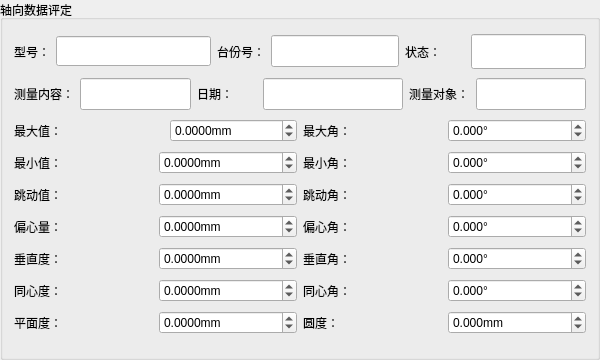
             <widget class="QGroupBox" name="groupBox_axialEvaluate">
              <property name="sizePolicy">
               <sizepolicy hsizetype="Preferred" vsizetype="Preferred">
                <horstretch>0</horstretch>
                <verstretch>0</verstretch>
               </sizepolicy>
              </property>
              <property name="minimumSize">
               <size>
                <width>600</width>
                <height>360</height>
               </size>
              </property>
              <property name="maximumSize">
               <size>
                <width>16777215</width>
                <height>400</height>
               </size>
              </property>
              <property name="title">
               <string>轴向数据评定</string>
              </property>
              <layout class="QGridLayout" name="gridLayout_23">
               <item row="4" column="0">
                <layout class="QHBoxLayout" name="horizontalLayout_88">
                 <item>
                  <widget class="QLabel" name="label_88">
                   <property name="text">
                    <string>跳动值：</string>
                   </property>
                  </widget>
                 </item>
                 <item>
                  <widget class="QDoubleSpinBox" name="axialEvaluateBeatValue">
                   <property name="suffix">
                    <string>mm</string>
                   </property>
                   <property name="decimals">
                    <number>4</number>
                   </property>
                   <property name="minimum">
                    <double>-999.000000000000000</double>
                   </property>
                   <property name="maximum">
                    <double>9999.000000000000000</double>
                   </property>
                  </widget>
                 </item>
                </layout>
               </item>
               <item row="9" column="1">
                <layout class="QHBoxLayout" name="horizontalLayout_97">
                 <item>
                  <widget class="QLabel" name="label_97">
                   <property name="text">
                    <string>圆度：</string>
                   </property>
                  </widget>
                 </item>
                 <item>
                  <widget class="QDoubleSpinBox" name="axialRoundness">
                   <property name="suffix">
                    <string>mm</string>
                   </property>
                   <property name="decimals">
                    <number>3</number>
                   </property>
                   <property name="minimum">
                    <double>-999.000000000000000</double>
                   </property>
                   <property name="maximum">
                    <double>9999.000000000000000</double>
                   </property>
                  </widget>
                 </item>
                </layout>
               </item>
               <item row="0" column="0" colspan="2">
                <layout class="QHBoxLayout" name="horizontalLayout_104">
                 <item>
                  <layout class="QHBoxLayout" name="horizontalLayout_78">
                   <item>
                    <widget class="QLabel" name="label_78">
                     <property name="minimumSize">
                      <size>
                       <width>0</width>
                       <height>30</height>
                      </size>
                     </property>
                     <property name="maximumSize">
                      <size>
                       <width>65</width>
                       <height>16777215</height>
                      </size>
                     </property>
                     <property name="text">
                      <string>型号：</string>
                     </property>
                    </widget>
                   </item>
                   <item>
                    <widget class="QLineEdit" name="axialTypeNum">
                     <property name="minimumSize">
                      <size>
                       <width>155</width>
                       <height>30</height>
                      </size>
                     </property>
                     <property name="maximumSize">
                      <size>
                       <width>16777215</width>
                       <height>16777215</height>
                      </size>
                     </property>
                    </widget>
                   </item>
                  </layout>
                 </item>
                 <item>
                  <layout class="QHBoxLayout" name="horizontalLayout_79">
                   <item>
                    <widget class="QLabel" name="label_79">
                     <property name="maximumSize">
                      <size>
                       <width>80</width>
                       <height>16777215</height>
                      </size>
                     </property>
                     <property name="text">
                      <string>台份号：</string>
                     </property>
                    </widget>
                   </item>
                   <item>
                    <widget class="QLineEdit" name="axialUnitNum">
                     <property name="minimumSize">
                      <size>
                       <width>100</width>
                       <height>32</height>
                      </size>
                     </property>
                     <property name="maximumSize">
                      <size>
                       <width>16777215</width>
                       <height>16777215</height>
                      </size>
                     </property>
                    </widget>
                   </item>
                  </layout>
                 </item>
                 <item>
                  <layout class="QHBoxLayout" name="horizontalLayout_80">
                   <item>
                    <widget class="QLabel" name="label_80">
                     <property name="minimumSize">
                      <size>
                       <width>60</width>
                       <height>0</height>
                      </size>
                     </property>
                     <property name="maximumSize">
                      <size>
                       <width>80</width>
                       <height>16777215</height>
                      </size>
                     </property>
                     <property name="text">
                      <string>状态：</string>
                     </property>
                    </widget>
                   </item>
                   <item>
                    <widget class="QLineEdit" name="axialStatus">
                     <property name="minimumSize">
                      <size>
                       <width>80</width>
                       <height>32</height>
                      </size>
                     </property>
                     <property name="maximumSize">
                      <size>
                       <width>16777215</width>
                       <height>35</height>
                      </size>
                     </property>
                    </widget>
                   </item>
                  </layout>
                 </item>
                </layout>
               </item>
               <item row="3" column="0">
                <layout class="QHBoxLayout" name="horizontalLayout_86">
                 <item>
                  <widget class="QLabel" name="label_86">
                   <property name="text">
                    <string>最小值：</string>
                   </property>
                  </widget>
                 </item>
                 <item>
                  <widget class="QDoubleSpinBox" name="axialEvaluateMinValue">
                   <property name="suffix">
                    <string>mm</string>
                   </property>
                   <property name="decimals">
                    <number>4</number>
                   </property>
                   <property name="minimum">
                    <double>-999.000000000000000</double>
                   </property>
                   <property name="maximum">
                    <double>9999.000000000000000</double>
                   </property>
                  </widget>
                 </item>
                </layout>
               </item>
               <item row="2" column="0">
                <layout class="QHBoxLayout" name="horizontalLayout_84">
                 <item>
                  <widget class="QLabel" name="label_84">
                   <property name="minimumSize">
                    <size>
                     <width>150</width>
                     <height>0</height>
                    </size>
                   </property>
                   <property name="text">
                    <string>最大值：</string>
                   </property>
                  </widget>
                 </item>
                 <item>
                  <widget class="QDoubleSpinBox" name="axialEvaluateMaxValue">
                   <property name="minimumSize">
                    <size>
                     <width>0</width>
                     <height>0</height>
                    </size>
                   </property>
                   <property name="maximumSize">
                    <size>
                     <width>16777215</width>
                     <height>16777215</height>
                    </size>
                   </property>
                   <property name="suffix">
                    <string>mm</string>
                   </property>
                   <property name="decimals">
                    <number>4</number>
                   </property>
                   <property name="minimum">
                    <double>-999.000000000000000</double>
                   </property>
                   <property name="maximum">
                    <double>9999.000000000000000</double>
                   </property>
                  </widget>
                 </item>
                </layout>
               </item>
               <item row="7" column="1">
                <layout class="QHBoxLayout" name="horizontalLayout_93">
                 <item>
                  <widget class="QLabel" name="label_93">
                   <property name="text">
                    <string>同心角：</string>
                   </property>
                  </widget>
                 </item>
                 <item>
                  <widget class="QDoubleSpinBox" name="axialConcentricAngle">
                   <property name="suffix">
                    <string>°</string>
                   </property>
                   <property name="decimals">
                    <number>3</number>
                   </property>
                   <property name="minimum">
                    <double>-999.000000000000000</double>
                   </property>
                   <property name="maximum">
                    <double>9999.000000000000000</double>
                   </property>
                  </widget>
                 </item>
                </layout>
               </item>
               <item row="5" column="0">
                <layout class="QHBoxLayout" name="horizontalLayout_94">
                 <item>
                  <widget class="QLabel" name="label_94">
                   <property name="text">
                    <string>偏心量：</string>
                   </property>
                  </widget>
                 </item>
                 <item>
                  <widget class="QDoubleSpinBox" name="axialEccentricity">
                   <property name="suffix">
                    <string>mm</string>
                   </property>
                   <property name="decimals">
                    <number>4</number>
                   </property>
                   <property name="minimum">
                    <double>-999.000000000000000</double>
                   </property>
                   <property name="maximum">
                    <double>9999.000000000000000</double>
                   </property>
                  </widget>
                 </item>
                </layout>
               </item>
               <item row="1" column="0" colspan="2">
                <layout class="QHBoxLayout" name="horizontalLayout_105">
                 <item>
                  <layout class="QHBoxLayout" name="horizontalLayout_81">
                   <item>
                    <widget class="QLabel" name="label_81">
                     <property name="minimumSize">
                      <size>
                       <width>0</width>
                       <height>30</height>
                      </size>
                     </property>
                     <property name="maximumSize">
                      <size>
                       <width>100</width>
                       <height>16777215</height>
                      </size>
                     </property>
                     <property name="text">
                      <string>测量内容：</string>
                     </property>
                    </widget>
                   </item>
                   <item>
                    <widget class="QLineEdit" name="axialDetectContent">
                     <property name="minimumSize">
                      <size>
                       <width>0</width>
                       <height>32</height>
                      </size>
                     </property>
                    </widget>
                   </item>
                  </layout>
                 </item>
                 <item>
                  <layout class="QHBoxLayout" name="horizontalLayout_82">
                   <item>
                    <widget class="QLabel" name="label_82">
                     <property name="minimumSize">
                      <size>
                       <width>60</width>
                       <height>0</height>
                      </size>
                     </property>
                     <property name="text">
                      <string>日期：</string>
                     </property>
                    </widget>
                   </item>
                   <item>
                    <widget class="QLineEdit" name="axialDate">
                     <property name="minimumSize">
                      <size>
                       <width>140</width>
                       <height>32</height>
                      </size>
                     </property>
                    </widget>
                   </item>
                  </layout>
                 </item>
                 <item>
                  <layout class="QHBoxLayout" name="horizontalLayout_83">
                   <item>
                    <widget class="QLabel" name="label_83">
                     <property name="maximumSize">
                      <size>
                       <width>210</width>
                       <height>16777215</height>
                      </size>
                     </property>
                     <property name="text">
                      <string>测量对象：</string>
                     </property>
                    </widget>
                   </item>
                   <item>
                    <widget class="QLineEdit" name="axialDetectObj">
                     <property name="minimumSize">
                      <size>
                       <width>110</width>
                       <height>32</height>
                      </size>
                     </property>
                     <property name="maximumSize">
                      <size>
                       <width>60</width>
                       <height>16777215</height>
                      </size>
                     </property>
                    </widget>
                   </item>
                  </layout>
                 </item>
                </layout>
               </item>
               <item row="9" column="0">
                <layout class="QHBoxLayout" name="horizontalLayout_96">
                 <item>
                  <widget class="QLabel" name="label_96">
                   <property name="text">
                    <string>平面度：</string>
                   </property>
                  </widget>
                 </item>
                 <item>
                  <widget class="QDoubleSpinBox" name="axialFlatness">
                   <property name="suffix">
                    <string>mm</string>
                   </property>
                   <property name="decimals">
                    <number>4</number>
                   </property>
                   <property name="minimum">
                    <double>-999.000000000000000</double>
                   </property>
                   <property name="maximum">
                    <double>9999.000000000000000</double>
                   </property>
                  </widget>
                 </item>
                </layout>
               </item>
               <item row="5" column="1">
                <layout class="QHBoxLayout" name="horizontalLayout_95">
                 <item>
                  <widget class="QLabel" name="label_95">
                   <property name="text">
                    <string>偏心角：</string>
                   </property>
                  </widget>
                 </item>
                 <item>
                  <widget class="QDoubleSpinBox" name="axialEccentricAngle">
                   <property name="suffix">
                    <string>°</string>
                   </property>
                   <property name="decimals">
                    <number>3</number>
                   </property>
                   <property name="minimum">
                    <double>-999.000000000000000</double>
                   </property>
                   <property name="maximum">
                    <double>9999.000000000000000</double>
                   </property>
                  </widget>
                 </item>
                </layout>
               </item>
               <item row="2" column="1">
                <layout class="QHBoxLayout" name="horizontalLayout_85">
                 <item>
                  <widget class="QLabel" name="label_85">
                   <property name="minimumSize">
                    <size>
                     <width>0</width>
                     <height>0</height>
                    </size>
                   </property>
                   <property name="maximumSize">
                    <size>
                     <width>16777215</width>
                     <height>16777215</height>
                    </size>
                   </property>
                   <property name="text">
                    <string>最大角：</string>
                   </property>
                  </widget>
                 </item>
                 <item>
                  <widget class="QDoubleSpinBox" name="axialEvaluateMaxAngle">
                   <property name="minimumSize">
                    <size>
                     <width>120</width>
                     <height>0</height>
                    </size>
                   </property>
                   <property name="suffix">
                    <string>°</string>
                   </property>
                   <property name="decimals">
                    <number>3</number>
                   </property>
                   <property name="minimum">
                    <double>-999.000000000000000</double>
                   </property>
                   <property name="maximum">
                    <double>9999.000000000000000</double>
                   </property>
                  </widget>
                 </item>
                </layout>
               </item>
               <item row="7" column="0">
                <layout class="QHBoxLayout" name="horizontalLayout_92">
                 <item>
                  <widget class="QLabel" name="label_92">
                   <property name="text">
                    <string>同心度：</string>
                   </property>
                  </widget>
                 </item>
                 <item>
                  <widget class="QDoubleSpinBox" name="axialConcentricity">
                   <property name="suffix">
                    <string>mm</string>
                   </property>
                   <property name="decimals">
                    <number>4</number>
                   </property>
                   <property name="minimum">
                    <double>-999.000000000000000</double>
                   </property>
                   <property name="maximum">
                    <double>9999.000000000000000</double>
                   </property>
                  </widget>
                 </item>
                </layout>
               </item>
               <item row="6" column="1">
                <layout class="QHBoxLayout" name="horizontalLayout_91">
                 <item>
                  <widget class="QLabel" name="label_91">
                   <property name="text">
                    <string>垂直角：</string>
                   </property>
                  </widget>
                 </item>
                 <item>
                  <widget class="QDoubleSpinBox" name="axialEvaluateVerticalAngle">
                   <property name="suffix">
                    <string>°</string>
                   </property>
                   <property name="decimals">
                    <number>3</number>
                   </property>
                   <property name="minimum">
                    <double>-999.000000000000000</double>
                   </property>
                   <property name="maximum">
                    <double>9999.000000000000000</double>
                   </property>
                  </widget>
                 </item>
                </layout>
               </item>
               <item row="6" column="0">
                <layout class="QHBoxLayout" name="horizontalLayout_90">
                 <item>
                  <widget class="QLabel" name="label_90">
                   <property name="text">
                    <string>垂直度：</string>
                   </property>
                  </widget>
                 </item>
                 <item>
                  <widget class="QDoubleSpinBox" name="axialEvaluateVerticalValue">
                   <property name="suffix">
                    <string>mm</string>
                   </property>
                   <property name="decimals">
                    <number>4</number>
                   </property>
                   <property name="minimum">
                    <double>-999.000000000000000</double>
                   </property>
                   <property name="maximum">
                    <double>9999.000000000000000</double>
                   </property>
                  </widget>
                 </item>
                </layout>
               </item>
               <item row="3" column="1">
                <layout class="QHBoxLayout" name="horizontalLayout_87">
                 <item>
                  <widget class="QLabel" name="label_87">
                   <property name="text">
                    <string>最小角：</string>
                   </property>
                  </widget>
                 </item>
                 <item>
                  <widget class="QDoubleSpinBox" name="axialEvaluateMinAngle">
                   <property name="suffix">
                    <string>°</string>
                   </property>
                   <property name="decimals">
                    <number>3</number>
                   </property>
                   <property name="minimum">
                    <double>-999.000000000000000</double>
                   </property>
                   <property name="maximum">
                    <double>9999.000000000000000</double>
                   </property>
                  </widget>
                 </item>
                </layout>
               </item>
               <item row="4" column="1">
                <layout class="QHBoxLayout" name="horizontalLayout_89">
                 <item>
                  <widget class="QLabel" name="label_89">
                   <property name="text">
                    <string>跳动角：</string>
                   </property>
                  </widget>
                 </item>
                 <item>
                  <widget class="QDoubleSpinBox" name="axialEvaluateBeatAngle">
                   <property name="suffix">
                    <string>°</string>
                   </property>
                   <property name="decimals">
                    <number>3</number>
                   </property>
                   <property name="minimum">
                    <double>-999.000000000000000</double>
                   </property>
                   <property name="maximum">
                    <double>9999.000000000000000</double>
                   </property>
                  </widget>
                 </item>
                </layout>
               </item>
              </layout>
             </widget>
